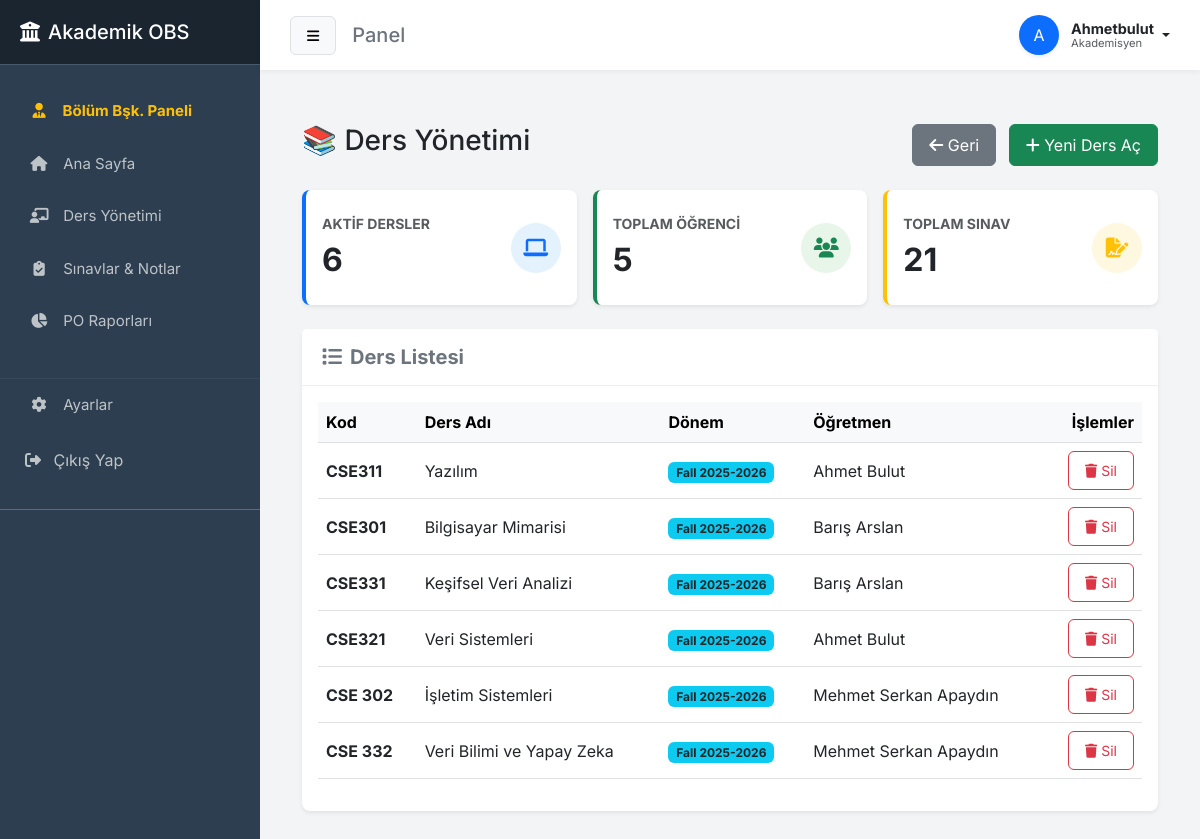
Screenshot of /manage-courses/ (signed in) with the database file from the repository.
### academic/models.py (models this page shows, shortened)
class Course(models.Model):
    teacher = models.ForeignKey(
        User, on_delete=models.SET_NULL, null=True, blank=True, related_name="courses"
    )
    code = models.CharField(max_length=20)
    name = models.CharField(max_length=100)
    semester = models.ForeignKey(Semester, on_delete=models.CASCADE)

class Semester(models.Model):
    name = models.CharField(max_length=50)  # Örn: "Fall 2025"

### academic/views.py (the view)
# urls.py: path("manage-courses/", views.manage_courses, name="manage_courses"),
@login_required
@user_passes_test(is_department_head)
def manage_courses(request):
    courses = Course.objects.all().select_related("teacher", "semester")
    total_courses = courses.count()
    total_students = (
        Enrollment.objects.filter(course__in=courses)
        .values("student")
        .distinct()
        .count()
    )
    total_exams = Assessment.objects.filter(course__in=courses).count()
    context = {
        "courses": courses,
        "stats": {
            "total_courses": total_courses,
            "total_students": total_students,
            "total_exams": total_exams,
        },
    }
    return render(request, "manage_courses.html", context)

### academic/views.py (called while the page is built)
def is_department_head(user):
    return user.groups.filter(name="Bölüm Başkanı").exists() or user.is_superuser

### academic/templates/manage_courses.html (shortened to what this page needs)
{% extends 'base.html' %}
{% block content %}
<div class="container mt-4">
    <div class="d-flex justify-content-between align-items-center mb-4">
        <h3>📚 Ders Yönetimi</h3>
        <div>
            <a href="{% url 'department_head_dashboard' %}" class="btn btn-secondary me-2">
                <i class="fas fa-arrow-left"></i> Geri
            </a>
            <a href="{% url 'add_course' %}" class="btn btn-success">
                <i class="fas fa-plus"></i> Yeni Ders Aç
            </a>
        </div>
    </div>
    <div class="row g-3 mb-4">
        <div class="col-md-4">
            <div class="card shadow-sm border-0 border-start border-4 border-primary h-100">
                <div class="card-body d-flex justify-content-between align-items-center">
                    <div>
                        <h6 class="text-uppercase text-muted fw-bold small">Aktif Dersler</h6>
                        <h2 class="mb-0 fw-bold text-dark">{{ stats.total_courses }}</h2>
                    </div>
                    <div class="bg-light-primary text-primary rounded-circle d-flex align-items-center justify-content-center" style="width: 50px; height: 50px; background-color: #e3f2fd;">
                        <i class="fas fa-laptop fa-lg"></i>
                    </div>
                </div>
            </div>
        </div>
        <div class="col-md-4">
            <div class="card shadow-sm border-0 border-start border-4 border-success h-100">
                <div class="card-body d-flex justify-content-between align-items-center">
                    <div>
                        <h6 class="text-uppercase text-muted fw-bold small">Toplam Öğrenci</h6>
                        <h2 class="mb-0 fw-bold text-dark">{{ stats.total_students }}</h2>
                    </div>
                    <div class="bg-light-success text-success rounded-circle d-flex align-items-center justify-content-center" style="width: 50px; height: 50px; background-color: #e8f5e9;">
                        <i class="fas fa-users fa-lg"></i>
                    </div>
                </div>
            </div>
        </div>
        <div class="col-md-4">
            <div class="card shadow-sm border-0 border-start border-4 border-warning h-100">
                <div class="card-body d-flex justify-content-between align-items-center">
                    <div>
                        <h6 class="text-uppercase text-muted fw-bold small">Toplam Sınav</h6>
                        <h2 class="mb-0 fw-bold text-dark">{{ stats.total_exams }}</h2>
                    </div>
                    <div class="bg-light-warning text-warning rounded-circle d-flex align-items-center justify-content-center" style="width: 50px; height: 50px; background-color: #fff8e1;">
                        <i class="fas fa-file-signature fa-lg"></i>
                    </div>
                </div>
            </div>
        </div>
    </div>
    <div class="card shadow-sm">
        <div class="card-header bg-white py-3">
            <h5 class="mb-0 fw-bold text-secondary"><i class="fas fa-list me-2"></i>Ders Listesi</h5>
        </div>
        <div class="card-body">
            <table class="table table-hover align-middle">
                <thead class="table-light">
                    <tr>
                        <th>Kod</th>
                        <th>Ders Adı</th>
                        <th>Dönem</th>
                        <th>Öğretmen</th>
                        <th class="text-end">İşlemler</th>
                    </tr>
                </thead>
                <tbody>
                    {% for course in courses %}
                    <tr>
                        <td class="fw-bold">{{ course.code }}</td>
                        <td>{{ course.name }}</td>
                        <td><span class="badge bg-info text-dark">{{ course.semester.name }}</span></td>
                        <td>
                            {% if course.teacher %}
                                {{ course.teacher.first_name }} {{ course.teacher.last_name }}
                            {% else %}
                                <span class="text-danger small">Atanmamış</span>
                            {% endif %}
                        </td>
                        <td class="text-end">
                            <form action="{% url 'delete_course' course.id %}" method="POST" class="d-inline" onsubmit="return confirm('Bu dersi silmek istediğinize emin misiniz?');">
                                <button type="submit" class="btn btn-sm btn-outline-danger">
                                    <i class="fas fa-trash"></i> Sil
                                </button>
                            </form>
                        </td>
                    </tr>
                    {% empty %}
                    <tr>
                        <td colspan="5" class="text-center text-muted py-4">Henüz ders yok.</td>
                    </tr>
                    {% endfor %}
                </tbody>
            </table>
        </div>
    </div>
</div>
{% endblock %}

### academic/templates/base.html (shortened to what this page needs)
<!DOCTYPE html>
<html lang="tr">
<head>
    <link href="https://cdn.jsdelivr.net/npm/bootstrap@5.3.0/dist/css/bootstrap.min.css" rel="stylesheet">
    <link rel="stylesheet" href="https://cdnjs.cloudflare.com/ajax/libs/font-awesome/6.4.0/css/all.min.css">
</head>
<body>
<div class="wrapper">
    <nav id="sidebar">
        <div class="sidebar-header">
            <h5 class="m-0"><i class="fas fa-university me-2"></i>Akademik OBS</h5>
        </div>
        <ul class="list-unstyled components">
            {% if user.is_superuser or "Öğretmen" in user.groups.all|join:"," or "Bölüm Başkanı" in user.groups.all|join:"," %}
                {% if user.is_superuser or "Bölüm Başkanı" in user.groups.all|join:"," %}
                <li>
                    <a href="{% url 'department_head_dashboard' %}" class="text-warning fw-bold {% if request.resolver_match.url_name == 'department_head_dashboard' %}active{% endif %}">
                        <i class="fas fa-user-tie"></i> Bölüm Bşk. Paneli
                    </a>
                </li>
                {% endif %}
                <li>
                    <a href="{% url 'teacher_dashboard_home' %}"
                       class="{% if request.resolver_match.url_name == 'teacher_dashboard_home' %}active{% endif %}">
                        <i class="fas fa-home"></i> Ana Sayfa
                    </a>
                </li>
                <li>
                    <a href="{% url 'teacher_courses' %}" class="{% if request.resolver_match.url_name == 'teacher_courses' %}active{% endif %}">
                        <i class="fas fa-chalkboard-teacher"></i> Ders Yönetimi
                    </a>
                </li>
                <li>
                    <a href="{% url 'exam_list' %}" class="{% if request.resolver_match.url_name == 'exam_list' %}active{% endif %}">
                        <i class="fas fa-clipboard-check"></i> Sınavlar & Notlar
                    </a>
                </li>
                <li>
                    <a href="{% url 'teacher_po_report_list' %}"
                       class="{% if request.resolver_match.url_name == 'teacher_po_report_list' or request.resolver_match.url_name == 'teacher_student_po_detail' %}active{% endif %}">
                        <i class="fas fa-chart-pie"></i> PO Raporları
                    </a>
                </li>
            {% endif %}
            <li style="margin-top: 30px; border-top: 1px solid #34495e;">
                <a href="{% if user.is_superuser or 'Öğretmen' in user.groups.all|join:',' or 'Bölüm Başkanı' in user.groups.all|join:',' %}{% url 'teacher_settings' %}{% else %}{% url 'student_settings' %}{% endif %}"
                   class="{% if request.resolver_match.url_name == 'student_settings' or request.resolver_match.url_name == 'teacher_settings' %}active{% endif %}">
                    <i class="fas fa-cog"></i> Ayarlar
                </a>
            </li>
            <li>
                <form action="{% url 'logout' %}" method="post" class="d-inline">
                    <button type="submit" class="btn btn-link text-decoration-none w-100 text-start ps-4 py-3">
                        <i class="fas fa-sign-out-alt me-2"></i> Çıkış Yap
                    </button>
                </form>
            </li>
        </ul>
    </nav>
    <div id="content">
        <div class="top-navbar">
            <div class="d-flex align-items-center">
                <button type="button" id="sidebarCollapse" class="btn btn-light btn-sm me-3 border">
                    <i class="fas fa-bars"></i>
                </button>
                <h5 class="m-0 text-secondary">{% block page_title %}Panel{% endblock %}</h5>
            </div>
            <div class="dropdown">
                <a href="#" class="d-flex align-items-center text-decoration-none text-dark dropdown-toggle" id="dropdownUser1" data-bs-toggle="dropdown" aria-expanded="false">
                    <div class="bg-primary text-white rounded-circle d-flex justify-content-center align-items-center me-2 shadow-sm" style="width: 40px; height: 40px;">
                        {{ user.username|first|upper }}
                    </div>
                    <div class="d-none d-sm-flex flex-column align-items-start mx-1" style="line-height: 1.2;">
                        <span class="fw-bold text-dark" style="font-size: 0.9rem;">{{ user.username|title }}</span>
                        {% if "Öğretmen" in user.groups.all|join:"," or "Bölüm Başkanı" in user.groups.all|join:"," or user.is_superuser %}
                             <small class="text-muted" style="font-size: 0.7rem;">Akademisyen</small>
                        {% else %}
                             <small class="text-muted" style="font-size: 0.7rem;">{{ user.student.department|default:"Bölüm Yok" }}</small>
                        {% endif %}
                    </div>
                </a>
            </div>
        </div>
        <div class="main-content">
            {% block content %}{% endblock %}
        </div>
    </div>
</div>
</body>
</html>

### academic/templates/base.html (style rules this page uses)
:root { --sidebar-bg: #2c3e50; --sidebar-hover: #34495e; --active-link: #3498db; --bg-color: #f3f4f6; }
body { font-family: 'Inter', sans-serif; background-color: var(--bg-color); overflow-x: hidden; margin: 0; padding: 0; }
.wrapper { display: flex; width: 100%; align-items: stretch; min-height: 100vh; }
#sidebar { min-width: 260px; max-width: 260px; background: var(--sidebar-bg); color: #fff; transition: all 0.3s; }
#sidebar .sidebar-header { padding: 20px; background: #1a252f; border-bottom: 1px solid #465a6e; }
#sidebar ul.components { padding: 20px 0; border-bottom: 1px solid #47748b; }
#sidebar ul li a { padding: 15px 25px; font-size: 15px; display: block; color: #bdc3c7; text-decoration: none; transition: 0.3s; border-left: 4px solid transparent; }
#sidebar ul li a i { margin-right: 10px; width: 20px; text-align: center; }
#sidebar button.btn-link { text-decoration: none; color: #bdc3c7; transition: 0.3s; }
#content { width: 100%; padding: 0; min-height: 100vh; display: flex; flex-direction: column; }
.top-navbar { background: #fff; padding: 15px 30px; box-shadow: 0 2px 5px rgba(0,0,0,0.05); display: flex; justify-content: space-between; align-items: center; }
.main-content { padding: 30px; flex: 1; }
.card { border: none; border-radius: 8px; box-shadow: 0 1px 3px rgba(0,0,0,0.1); margin-bottom: 20px; background: #fff; }
.card-header { background: white; border-bottom: 1px solid #eee; padding: 15px 20px; font-weight: 600; color: #2c3e50; }
.btn { padding: 8px 16px; border-radius: 6px; }

### rows the page displays
Course: code "CSE311", name "Yazılım", semester.name "Fall 2025-2026", teacher.first_name "Ahmet", teacher.last_name "Bulut"
Course: code "CSE301", name "Bilgisayar Mimarisi", semester.name "Fall 2025-2026", teacher.first_name "Barış", teacher.last_name "Arslan"
Course: code "CSE331", name "Keşifsel Veri Analizi", semester.name "Fall 2025-2026", teacher.first_name "Barış", teacher.last_name "Arslan"
Course: code "CSE321", name "Veri Sistemleri", semester.name "Fall 2025-2026", teacher.first_name "Ahmet", teacher.last_name "Bulut"
Course: code "CSE 302", name "İşletim Sistemleri", semester.name "Fall 2025-2026", teacher.first_name "Mehmet Serkan", teacher.last_name "Apaydın"
Course: code "CSE 332", name "Veri Bilimi ve Yapay Zeka", semester.name "Fall 2025-2026", teacher.first_name "Mehmet Serkan", teacher.last_name "Apaydın"

### other values shown
{{ user.username|first|upper }} "A"
{{ user.username|title }} "Ahmetbulut"
{{ stats.total_courses }} "6"
{{ stats.total_students }} "5"
{{ stats.total_exams }} "21"
